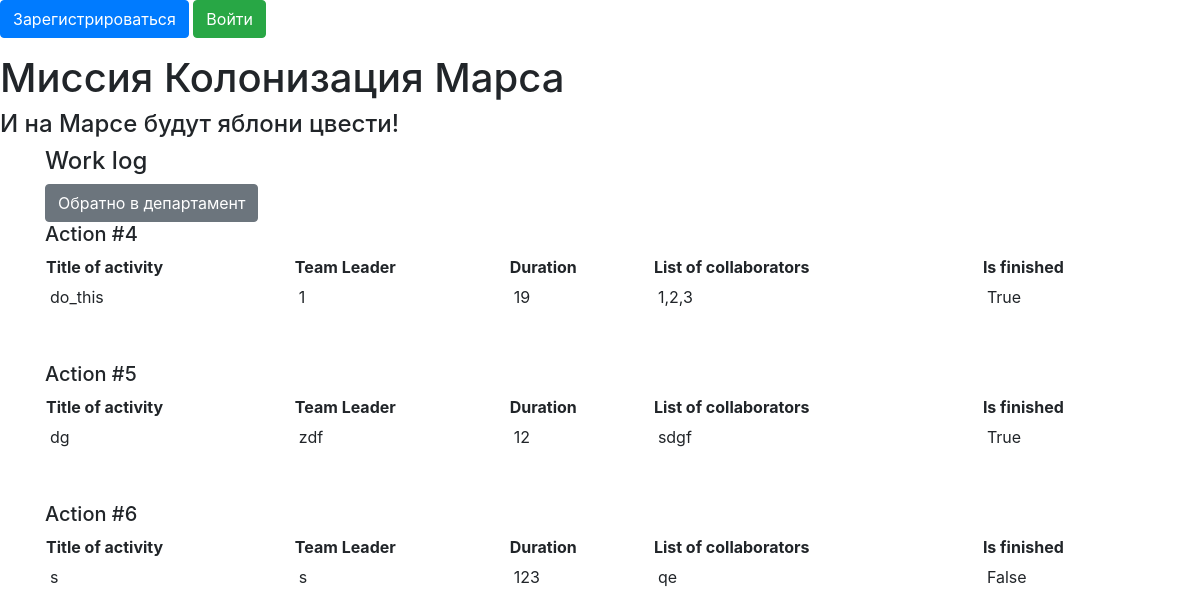
The page / on the database its author committed.
### data/works.py (models this page shows)
class Jobs(SqlAlchemyBase, SerializerMixin):
    __tablename__ = 'jobs'
    id = sqlalchemy.Column(sqlalchemy.Integer,
                           primary_key=True, autoincrement=True)
    team_leader = sqlalchemy.Column(sqlalchemy.Integer)
    job = sqlalchemy.Column(sqlalchemy.String)
    work_size = sqlalchemy.Column(sqlalchemy.Integer)
    collaborators = sqlalchemy.Column(sqlalchemy.String)
    start_date = sqlalchemy.Column(sqlalchemy.DateTime,
                                   default=datetime.datetime.now)
    end_date = sqlalchemy.Column(sqlalchemy.DateTime,
                                 default=datetime.datetime.now)
    is_finished = sqlalchemy.Column(sqlalchemy.Boolean, default=True)

### main.py (the view)
@app.route("/")
def work_log():
    db_sess = create_session()
    return render_template("work_log.html", jobs=db_sess.query(Jobs).all())

### data/db_session.py (called while the page is built)
def create_session() -> Session:
    global __factory
    return __factory()

### templates/work_log.html (shortened to what this page needs)
{% extends "base.html" %}
{% block content %}
<h4>Work log</h4>
<a href="department" class="btn btn-secondary">Обратно в департамент</a>
<div>
    {% for job in jobs %}
    <h5>Action #{{ job.id }}</h5>
    <table>
        <tr>
            <th>Title of activity</th>
            <th>Team Leader</th>
            <th>Duration</th>
            <th>List of collaborators</th>
            <th>Is finished</th>
        </tr>
        <tr>
            <td>{{job.job}}</td>
            <td>{{job.team_leader}}</td>
            <td>{{job.work_size}}</td>
            <td>{{job.collaborators}}</td>
            <td>{{job.is_finished}}</td>
        </tr>
    </table>
    <br><br>
    {% endfor %}
</div>
{% endblock %}

### templates/work_log.html (style rules this page uses)
table { width: 100%; border-spacing: 7px 11px; }
td { padding: 5px; }

### rows shown on the page
Jobs: id "4", job "do_this", team_leader "1", work_size "19", collaborators "1,2,3", is_finished "True"
Jobs: id "5", job "dg", team_leader "zdf", work_size "12", collaborators "sdgf", is_finished "True"
Jobs: id "6", job "s", team_leader "s", work_size "123", collaborators "qe", is_finished "False"
